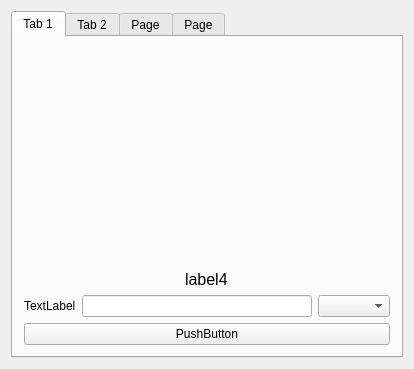
<?xml version="1.0" encoding="UTF-8"?>
<ui version="4.0">
 <class>Widget</class>
 <widget class="QWidget" name="Widget">
  <property name="geometry">
   <rect>
    <x>0</x>
    <y>0</y>
    <width>414</width>
    <height>369</height>
   </rect>
  </property>
  <property name="windowTitle">
   <string>Widget</string>
  </property>
  <layout class="QVBoxLayout" name="verticalLayout">
   <item>
    <widget class="QTabWidget" name="tabWidget">
     <property name="enabled">
      <bool>true</bool>
     </property>
     <property name="currentIndex">
      <number>0</number>
     </property>
     <widget class="QWidget" name="tab">
      <attribute name="title">
       <string>Tab 1</string>
      </attribute>
      <layout class="QVBoxLayout" name="verticalLayout_2">
       <item alignment="Qt::AlignHCenter">
        <widget class="QLabel" name="label">
         <property name="sizePolicy">
          <sizepolicy hsizetype="Preferred" vsizetype="Expanding">
           <horstretch>0</horstretch>
           <verstretch>0</verstretch>
          </sizepolicy>
         </property>
         <property name="text">
          <string/>
         </property>
        </widget>
       </item>
       <item alignment="Qt::AlignHCenter">
        <widget class="QLabel" name="label4">
         <property name="font">
          <font>
           <pointsize>12</pointsize>
          </font>
         </property>
         <property name="text">
          <string>label4</string>
         </property>
        </widget>
       </item>
       <item>
        <layout class="QHBoxLayout" name="horizontalLayout_7">
         <item>
          <widget class="QLabel" name="label6">
           <property name="text">
            <string>TextLabel</string>
           </property>
          </widget>
         </item>
         <item>
          <widget class="QLineEdit" name="lineEdit">
           <property name="maxLength">
            <number>2</number>
           </property>
           <property name="echoMode">
            <enum>QLineEdit::Password</enum>
           </property>
          </widget>
         </item>
         <item>
          <widget class="QComboBox" name="comboBox"/>
         </item>
        </layout>
       </item>
       <item>
        <layout class="QHBoxLayout" name="horizontalLayout_5"/>
       </item>
       <item>
        <widget class="QPushButton" name="pushButton">
         <property name="text">
          <string>PushButton</string>
         </property>
        </widget>
       </item>
      </layout>
     </widget>
     <widget class="QWidget" name="tab_2">
      <attribute name="title">
       <string>Tab 2</string>
      </attribute>
      <layout class="QVBoxLayout" name="verticalLayout_3">
       <item>
        <layout class="QHBoxLayout" name="horizontalLayout_8">
         <item>
          <widget class="QLabel" name="label7">
           <property name="text">
            <string>label7</string>
           </property>
          </widget>
         </item>
         <item>
          <widget class="QLineEdit" name="lineEdit_2">
           <property name="sizePolicy">
            <sizepolicy hsizetype="Minimum" vsizetype="Fixed">
             <horstretch>0</horstretch>
             <verstretch>0</verstretch>
            </sizepolicy>
           </property>
           <property name="minimumSize">
            <size>
             <width>0</width>
             <height>0</height>
            </size>
           </property>
           <property name="maxLength">
            <number>2</number>
           </property>
           <property name="echoMode">
            <enum>QLineEdit::Password</enum>
           </property>
          </widget>
         </item>
        </layout>
       </item>
       <item>
        <layout class="QHBoxLayout" name="horizontalLayout">
         <item>
          <widget class="QLabel" name="label0">
           <property name="text">
            <string>label0</string>
           </property>
          </widget>
         </item>
         <item>
          <widget class="QSpinBox" name="spinBox">
           <property name="showGroupSeparator" stdset="0">
            <bool>false</bool>
           </property>
           <property name="maximum">
            <number>99999</number>
           </property>
          </widget>
         </item>
        </layout>
       </item>
       <item>
        <layout class="QHBoxLayout" name="horizontalLayout_2">
         <item>
          <widget class="QLabel" name="label1">
           <property name="text">
            <string>label1</string>
           </property>
          </widget>
         </item>
         <item>
          <widget class="QDoubleSpinBox" name="doubleSpinBox">
           <property name="maximum">
            <double>100000.000000000000000</double>
           </property>
          </widget>
         </item>
        </layout>
       </item>
       <item>
        <layout class="QHBoxLayout" name="horizontalLayout_3">
         <item>
          <widget class="QCheckBox" name="checkBox">
           <property name="text">
            <string>CheckBox</string>
           </property>
          </widget>
         </item>
         <item>
          <widget class="QDoubleSpinBox" name="doubleSpinBox_2">
           <property name="maximum">
            <double>1000000.000000000000000</double>
           </property>
          </widget>
         </item>
        </layout>
       </item>
       <item>
        <widget class="QPushButton" name="pushButton1">
         <property name="text">
          <string>PushButton</string>
         </property>
        </widget>
       </item>
       <item>
        <spacer name="verticalSpacer">
         <property name="orientation">
          <enum>Qt::Vertical</enum>
         </property>
         <property name="sizeHint" stdset="0">
          <size>
           <width>20</width>
           <height>40</height>
          </size>
         </property>
        </spacer>
       </item>
       <item>
        <widget class="QPlainTextEdit" name="plainTextEdit">
         <property name="readOnly">
          <bool>true</bool>
         </property>
        </widget>
       </item>
       <item>
        <spacer name="verticalSpacer_2">
         <property name="orientation">
          <enum>Qt::Vertical</enum>
         </property>
         <property name="sizeHint" stdset="0">
          <size>
           <width>20</width>
           <height>40</height>
          </size>
         </property>
        </spacer>
       </item>
       <item>
        <layout class="QHBoxLayout" name="horizontalLayout_4">
         <item>
          <widget class="QLabel" name="label3">
           <property name="text">
            <string>label3</string>
           </property>
          </widget>
         </item>
         <item>
          <widget class="QSpinBox" name="spinBox_2">
           <property name="maximum">
            <number>99999</number>
           </property>
          </widget>
         </item>
         <item>
          <widget class="QPushButton" name="pushButton2">
           <property name="text">
            <string>PushButton</string>
           </property>
          </widget>
         </item>
        </layout>
       </item>
       <item alignment="Qt::AlignHCenter">
        <widget class="QLabel" name="label8">
         <property name="font">
          <font>
           <pointsize>6</pointsize>
          </font>
         </property>
         <property name="text">
          <string>TextLabel</string>
         </property>
        </widget>
       </item>
      </layout>
     </widget>
     <widget class="QWidget" name="tab_3">
      <attribute name="title">
       <string>Page</string>
      </attribute>
      <layout class="QVBoxLayout" name="verticalLayout_4">
       <item>
        <layout class="QHBoxLayout" name="horizontalLayout_6">
         <item>
          <widget class="QLabel" name="label10">
           <property name="text">
            <string>TextLabel</string>
           </property>
          </widget>
         </item>
         <item>
          <widget class="QLineEdit" name="lineEdit_3">
           <property name="sizePolicy">
            <sizepolicy hsizetype="Minimum" vsizetype="Fixed">
             <horstretch>0</horstretch>
             <verstretch>0</verstretch>
            </sizepolicy>
           </property>
           <property name="maxLength">
            <number>2</number>
           </property>
           <property name="echoMode">
            <enum>QLineEdit::Password</enum>
           </property>
          </widget>
         </item>
        </layout>
       </item>
       <item>
        <widget class="QPushButton" name="pushButton4">
         <property name="text">
          <string>PushButton</string>
         </property>
        </widget>
       </item>
       <item>
        <widget class="QLabel" name="label11">
         <property name="text">
          <string>TextLabel</string>
         </property>
        </widget>
       </item>
       <item>
        <widget class="QPlainTextEdit" name="plainTextEdit_2">
         <property name="readOnly">
          <bool>true</bool>
         </property>
        </widget>
       </item>
       <item>
        <layout class="QHBoxLayout" name="horizontalLayout_9">
         <item>
          <widget class="QLabel" name="label12">
           <property name="text">
            <string>TextLabel</string>
           </property>
          </widget>
         </item>
         <item>
          <widget class="QLineEdit" name="lineEdit_4">
           <property name="sizePolicy">
            <sizepolicy hsizetype="Minimum" vsizetype="Fixed">
             <horstretch>0</horstretch>
             <verstretch>0</verstretch>
            </sizepolicy>
           </property>
           <property name="readOnly">
            <bool>true</bool>
           </property>
          </widget>
         </item>
        </layout>
       </item>
       <item>
        <layout class="QHBoxLayout" name="horizontalLayout_14">
         <item>
          <widget class="QLabel" name="label_com">
           <property name="text">
            <string>5% Commission:</string>
           </property>
          </widget>
         </item>
         <item>
          <widget class="QLineEdit" name="lineEdit_com">
           <property name="sizePolicy">
            <sizepolicy hsizetype="Minimum" vsizetype="Fixed">
             <horstretch>0</horstretch>
             <verstretch>0</verstretch>
            </sizepolicy>
           </property>
           <property name="readOnly">
            <bool>true</bool>
           </property>
          </widget>
         </item>
        </layout>
       </item>
       <item>
        <layout class="QHBoxLayout" name="horizontalLayout_10">
         <item>
          <widget class="QLabel" name="label13">
           <property name="text">
            <string>TextLabel</string>
           </property>
          </widget>
         </item>
         <item>
          <widget class="QLineEdit" name="lineEdit_5">
           <property name="sizePolicy">
            <sizepolicy hsizetype="Minimum" vsizetype="Fixed">
             <horstretch>0</horstretch>
             <verstretch>0</verstretch>
            </sizepolicy>
           </property>
           <property name="readOnly">
            <bool>true</bool>
           </property>
          </widget>
         </item>
        </layout>
       </item>
       <item>
        <widget class="QPushButton" name="pushButton3">
         <property name="text">
          <string>PushButton</string>
         </property>
        </widget>
       </item>
      </layout>
     </widget>
     <widget class="QWidget" name="tab_4">
      <attribute name="title">
       <string>Page</string>
      </attribute>
      <layout class="QVBoxLayout" name="verticalLayout_5">
       <item>
        <layout class="QHBoxLayout" name="horizontalLayout_11">
         <item>
          <widget class="QLabel" name="label20">
           <property name="text">
            <string>TextLabel</string>
           </property>
          </widget>
         </item>
         <item>
          <widget class="QLineEdit" name="lineEdit_6">
           <property name="sizePolicy">
            <sizepolicy hsizetype="Minimum" vsizetype="Fixed">
             <horstretch>0</horstretch>
             <verstretch>0</verstretch>
            </sizepolicy>
           </property>
           <property name="maxLength">
            <number>2</number>
           </property>
           <property name="echoMode">
            <enum>QLineEdit::Password</enum>
           </property>
          </widget>
         </item>
        </layout>
       </item>
       <item>
        <widget class="QComboBox" name="comboBox_2"/>
       </item>
       <item>
        <widget class="QPushButton" name="pushButton_2">
         <property name="text">
          <string>PushButton</string>
         </property>
        </widget>
       </item>
       <item>
        <widget class="QPlainTextEdit" name="plainTextEdit_3">
         <property name="readOnly">
          <bool>true</bool>
         </property>
        </widget>
       </item>
       <item>
        <layout class="QHBoxLayout" name="horizontalLayout_15">
         <item>
          <widget class="QLabel" name="label_com_2">
           <property name="text">
            <string>5% Commission</string>
           </property>
          </widget>
         </item>
         <item>
          <widget class="QLineEdit" name="lineEdit_com_2">
           <property name="sizePolicy">
            <sizepolicy hsizetype="Minimum" vsizetype="Fixed">
             <horstretch>0</horstretch>
             <verstretch>0</verstretch>
            </sizepolicy>
           </property>
          </widget>
         </item>
        </layout>
       </item>
       <item>
        <layout class="QHBoxLayout" name="horizontalLayout_13">
         <item>
          <widget class="QLabel" name="label21">
           <property name="text">
            <string>TextLabel</string>
           </property>
          </widget>
         </item>
         <item>
          <widget class="QLineEdit" name="lineEdit_8">
           <property name="sizePolicy">
            <sizepolicy hsizetype="Minimum" vsizetype="Fixed">
             <horstretch>0</horstretch>
             <verstretch>0</verstretch>
            </sizepolicy>
           </property>
           <property name="readOnly">
            <bool>true</bool>
           </property>
          </widget>
         </item>
        </layout>
       </item>
       <item>
        <layout class="QHBoxLayout" name="horizontalLayout_12">
         <item>
          <widget class="QLabel" name="label22">
           <property name="text">
            <string>TextLabel</string>
           </property>
          </widget>
         </item>
         <item>
          <widget class="QLineEdit" name="lineEdit_7">
           <property name="sizePolicy">
            <sizepolicy hsizetype="Minimum" vsizetype="Fixed">
             <horstretch>0</horstretch>
             <verstretch>0</verstretch>
            </sizepolicy>
           </property>
           <property name="readOnly">
            <bool>true</bool>
           </property>
          </widget>
         </item>
        </layout>
       </item>
       <item>
        <widget class="QPushButton" name="pushButton_3">
         <property name="text">
          <string>PushButton</string>
         </property>
        </widget>
       </item>
      </layout>
     </widget>
    </widget>
   </item>
  </layout>
 </widget>
 <layoutdefault spacing="6" margin="11"/>
 <resources/>
 <connections/>
</ui>
